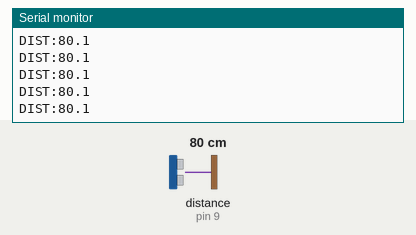
The sketch below on a simulated Arduino Uno, built with avr-gcc and run on an emulated ATmega328P. Parts: the last lines printed to the serial monitor. Wiring (inferred from the names in the program): ultrasonic range finder: trigger pin 10; echo pin 9. The test bench sets the inputs (shaded band); at power-on: distance to the obstacle (sensor on pin 9) 80 cm. The echo pulse lasts 58.3 µs per cm.

Above: at 1.2 s.
1.3 s: distance to the obstacle (sensor on pin 9) set to 2 cm
At 1.37 s:
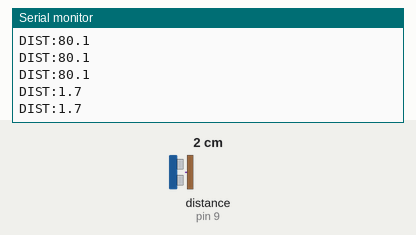
2.8 s: distance to the obstacle (sensor on pin 9) set to 4 cm
At 2.82 s:
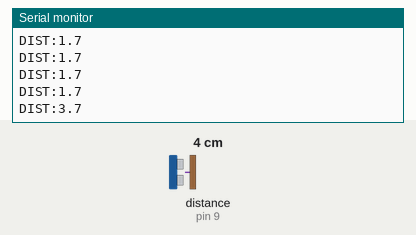
Timing chart, 0 to 5.8 s (numbered marks = the images above; inputs shaded):
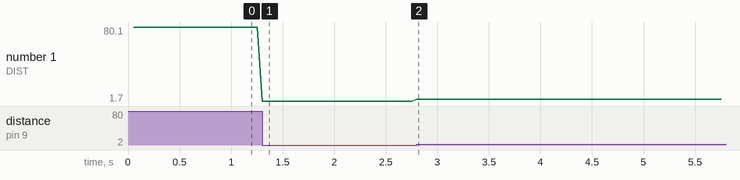

The sketch:

roboeyes_ultrasonic.ino
```cpp
/* RoboEyes Ultrasonic -> Serial Distance
 * Hardware: Arduino Uno + HC-SR04
 * Wiring:
 *   HC-SR04 TRIG -> D9
 *   HC-SR04 ECHO -> D8
 *   VCC -> 5V, GND -> GND
 * Serial protocol: prints lines "DIST:<cm>" about every 50ms.
 */

const int TRIG_PIN = 10;
const int ECHO_PIN = 9;

unsigned long lastSample = 0;
const unsigned long SAMPLE_INTERVAL_MS = 50; // 20 Hz

void setup(){
  Serial.begin(115200);
  pinMode(TRIG_PIN, OUTPUT);
  pinMode(ECHO_PIN, INPUT);
  digitalWrite(TRIG_PIN, LOW);
  delay(50);
  Serial.println("RoboEyes Ultrasonic ready");
}

float readDistanceCM(){
  // Trigger pulse
  digitalWrite(TRIG_PIN, LOW);
  delayMicroseconds(2);
  digitalWrite(TRIG_PIN, HIGH);
  delayMicroseconds(10);
  digitalWrite(TRIG_PIN, LOW);
  // Measure echo pulse width
  unsigned long duration = pulseIn(ECHO_PIN, HIGH, 30000UL); // 30ms timeout (~5m)
  if(duration == 0){
    return -1.0; // timeout
  }
  // Speed of sound ~343 m/s -> 29.1 us per cm (round trip) / 2
  float distance = (duration / 58.0); // standard HC-SR04 conversion
  return distance; // in cm
}

void loop(){
  unsigned long now = millis();
  if(now - lastSample >= SAMPLE_INTERVAL_MS){
    lastSample = now;
    float d = readDistanceCM();
    if(d > 0){
      Serial.print("DIST:");
      Serial.println(d, 1); // one decimal
    }
  }
}
```

Measured:
- after the input at 1.3 s, the serial monitor: prints a new line at once (image 1)
- after the input at 2.8 s, the serial monitor: prints a new line at once (image 2)
- plotted number 1: 80.1 → 1.7 after the input at 1.3 s, 1.7 → 3.7 after the input at 2.8 s
